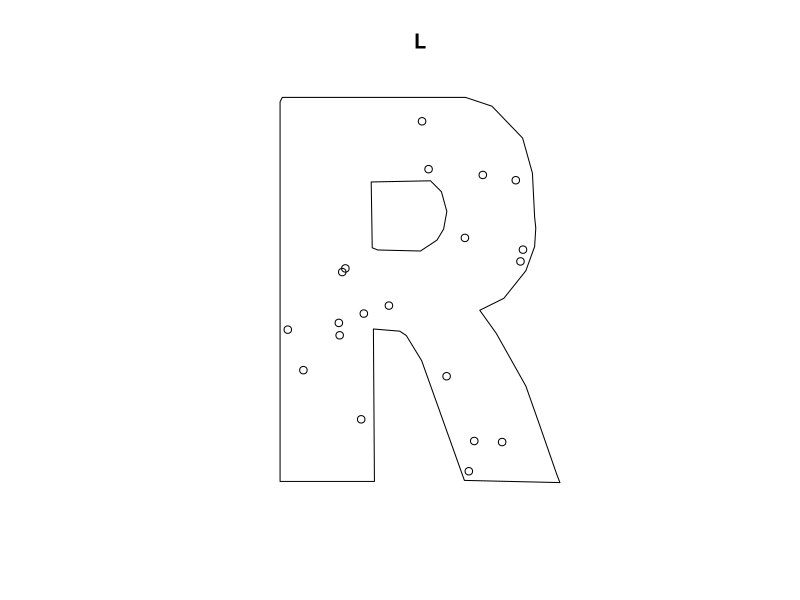
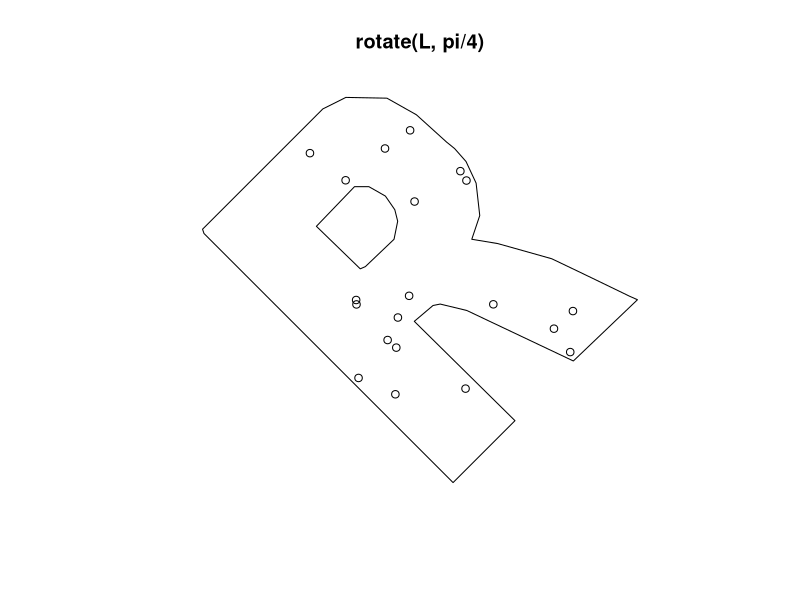

Reproduce these figures in R, in order.
library(spatstat)


### Name: methods.layered
### Title: Methods for Layered Objects
### Aliases: methods.layered shift.layered reflect.layered flipxy.layered
###   rotate.layered affine.layered rescale.layered scalardilate.layered
### Keywords: spatial methods

### ** Examples

  L <- layered(letterR, runifpoint(20, letterR))
  plot(L)
  plot(rotate(L, pi/4))
